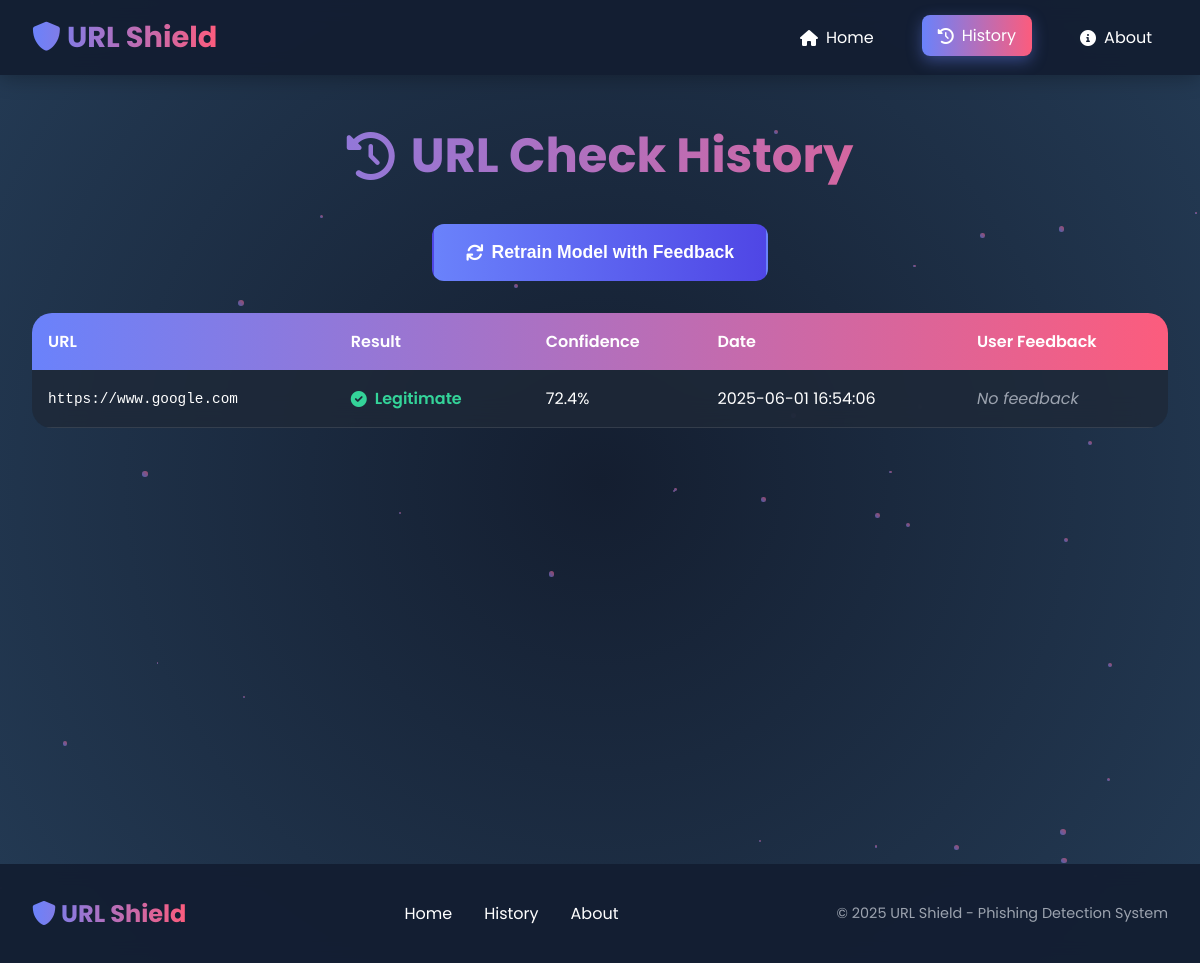
Before: /history with the older database file.
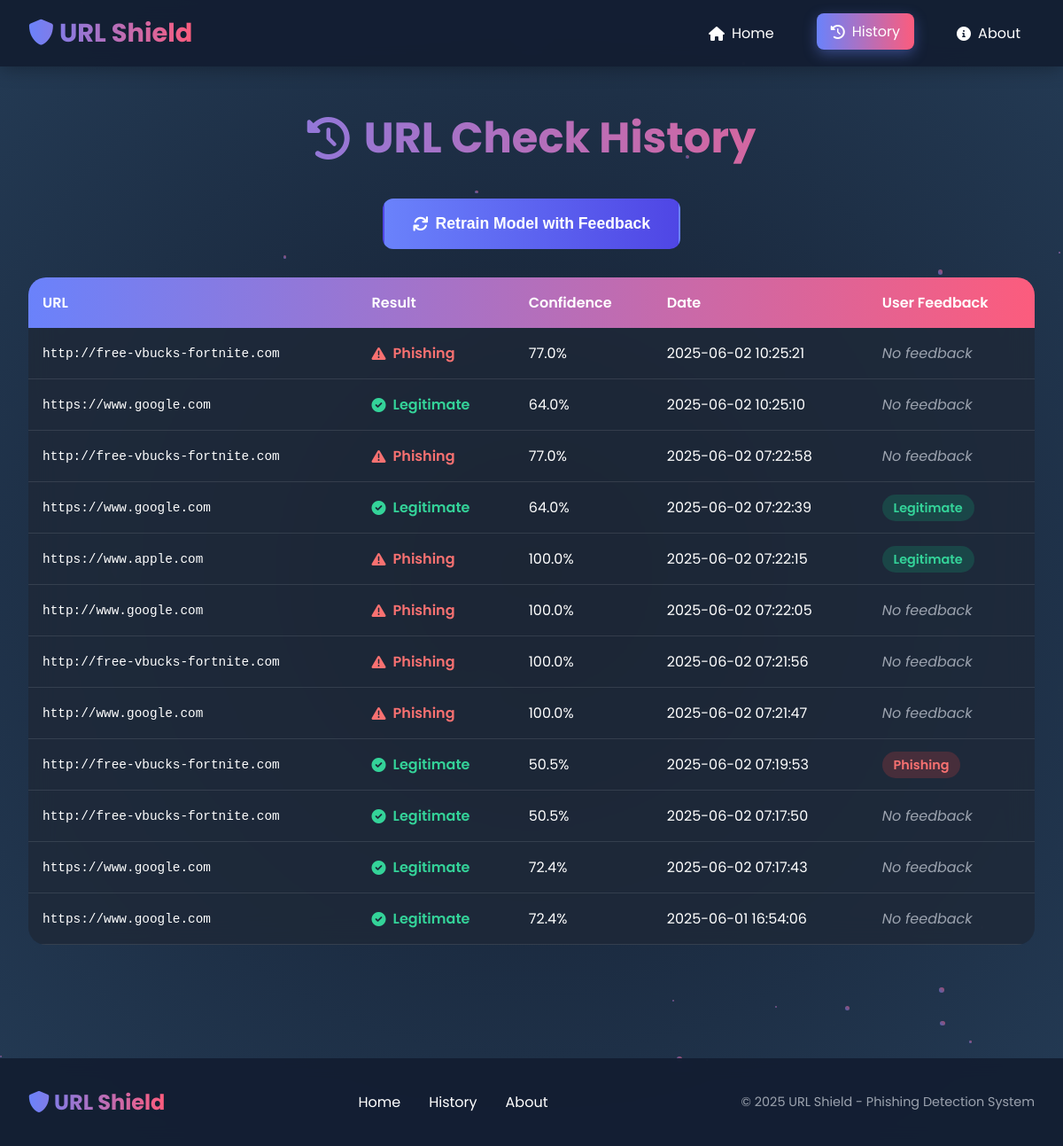
After: the same page with the newer database file.
### tables this page shows
CREATE TABLE url_checks (
            id INTEGER PRIMARY KEY AUTOINCREMENT,
            url TEXT NOT NULL,
            prediction TEXT NOT NULL,
            confidence REAL NOT NULL,
            check_date TIMESTAMP NOT NULL,
            user_feedback TEXT
        );

### app.py (the view)
@app.route("/history")
def history():
    conn = sqlite3.connect('phishing_history.db')
    cursor = conn.cursor()
    cursor.execute("""
        SELECT url, prediction, confidence, check_date, user_feedback
        FROM url_checks
        ORDER BY check_date DESC
    """)
    history = cursor.fetchall()
    conn.close()
    return render_template("history.html", history=history)

### templates/history.html (shortened to what this page needs)
<!DOCTYPE html>
<html lang="en">
<head>
    <link rel="stylesheet" href="https://cdnjs.cloudflare.com/ajax/libs/font-awesome/6.0.0-beta3/css/all.min.css">
    <link rel="stylesheet" href="/static/styles.css">
</head>
<body>
    <div class="background"></div>
    <div class="particles"></div>
    <header>
        <nav>
            <div class="logo">
                <i class="fas fa-shield-alt"></i> URL Shield
            </div>
            <ul>
                <li><a href="/"><i class="fas fa-home"></i> Home</a></li>
                <li><a href="/history" class="active"><i class="fas fa-history"></i> History</a></li>
                <li><a href="/#about"><i class="fas fa-info-circle"></i> About</a></li>
            </ul>
        </nav>
    </header>
    <div class="container">
        <section class="history-section">
            <h1><i class="fas fa-history"></i> URL Check History</h1>
            <div class="history-actions">
                <form action="/retrain" method="POST" id="retrainForm">
                    <button type="submit" class="btn btn-primary">
                        <i class="fas fa-sync"></i> Retrain Model with Feedback
                    </button>
                </form>
            </div>
            <div class="history-table">
                <table>
                    <thead>
                        <tr>
                            <th>URL</th>
                            <th>Result</th>
                            <th>Confidence</th>
                            <th>Date</th>
                            <th>User Feedback</th>
                        </tr>
                    </thead>
                    <tbody>
                        {% if history %}
                            {% for item in history %}
                            <tr>
                                <td class="url-cell">{{ item[0] }}</td>
                                <td class="result-cell {{ 'phishing' if item[1] == 'Phishing' else 'legitimate' }}">
                                    {% if item[1] == 'Phishing' %}
                                        <i class="fas fa-exclamation-triangle"></i>
                                    {% else %}
                                        <i class="fas fa-check-circle"></i>
                                    {% endif %}
                                    {{ item[1] }}
                                </td>
                                <td>{{ (item[2] * 100)|round(2) }}%</td>
                                <td>{{ item[3] }}</td>
                                <td>
                                    {% if item[4] %}
                                        <span class="feedback {{ 'phishing' if item[4] == 'Phishing' else 'legitimate' }}">
                                            {{ item[4] }}
                                        </span>
                                    {% else %}
                                        <span class="no-feedback">No feedback</span>
                                    {% endif %}
                                </td>
                            </tr>
                            {% endfor %}
                        {% else %}
                            <tr>
                                <td colspan="5" class="no-data">No history available</td>
                            </tr>
                        {% endif %}
                    </tbody>
                </table>
            </div>
        </section>
    </div>
    <footer>
        <div class="footer-content">
            <div class="footer-logo">
                <i class="fas fa-shield-alt"></i> URL Shield
            </div>
            <div class="footer-links">
                <a href="/">Home</a>
                <a href="/history">History</a>
                <a href="/#about">About</a>
            </div>
            <div class="footer-copyright">
                &copy; 2025 URL Shield - Phishing Detection System
            </div>
        </div>
    </footer>
</body>
</html>

### static/styles.css (style rules this page uses)
* { margin: 0; padding: 0; box-sizing: border-box; }
body { font-family: 'Poppins', sans-serif; color: white; overflow-x: hidden; min-height: 100vh; position: relative; }
.background { position: fixed; top: 0; left: 0; width: 100%; height: 100%; background: radial-gradient(circle at center, #141E30 0%, #243B55 100%); z-index: -2; }
.particles { position: fixed; top: 0; left: 0; width: 100%; height: 100%; overflow: hidden; z-index: -1; }
header { position: fixed; top: 0; left: 0; width: 100%; background: rgba(20, 30, 50, 0.95); backdrop-filter: blur(10px); z-index: 1000; padding: 0 2rem; box-shadow: 0 2px 20px rgba(0, 0, 0, 0.3); }
nav { display: flex; justify-content: space-between; align-items: center; padding: 1rem 0; max-width: 1200px; margin: 0 auto; }
.logo { font-size: 1.8rem; font-weight: 700; background: linear-gradient(90deg, #6A82FB, #FC5C7D); background-clip: text; -webkit-background-clip: text; color: transparent; }
nav ul { display: flex; list-style: none; gap: 2rem; }
nav ul li a { color: white; text-decoration: none; padding: 0.5rem 1rem; border-radius: 8px; transition: all 0.3s ease; display: flex; align-items: center; gap: 0.5rem; }
nav ul li a:hover, nav ul li a.active { background: linear-gradient(90deg, #6A82FB, #FC5C7D); transform: translateY(-2px); box-shadow: 0 5px 15px rgba(106, 130, 251, 0.4); }
.container { max-width: 1200px; margin: 0 auto; padding: 120px 2rem 2rem; min-height: 100vh; }
.analyze-btn, button, .btn { background: linear-gradient(90deg, #6A82FB, #FC5C7D); border: none; padding: 1rem 2rem; border-radius: 12px; font-size: 1.1rem; font-weight: 600; color: white; cursor: pointer; transition: all 0.3s ease; display: inline-flex; align-items: center; gap: 0.5rem; text-decoration: none; border: 2px solid transparent; }
.btn-primary { background: linear-gradient(90deg, #6A82FB, #4F46E5); }
.history-section h1 { text-align: center; font-size: 3rem; background: linear-gradient(90deg, #6A82FB, #FC5C7D); background-clip: text; -webkit-background-clip: text; color: transparent; margin-bottom: 2rem; display: flex; justify-content: center; align-items: center; gap: 1rem; }
.history-actions { margin: 2rem 0; text-align: center; }
.history-table { background: rgba(31, 41, 55, 0.8); border-radius: 20px; overflow: hidden; backdrop-filter: blur(15px); margin: 2rem 0; }
table { width: 100%; border-collapse: collapse; }
thead { background: linear-gradient(90deg, #6A82FB, #FC5C7D); }
th { padding: 1rem; text-align: left; font-weight: 600; color: white; }
tbody tr { border-bottom: 1px solid rgba(255, 255, 255, 0.1); transition: background-color 0.3s ease; }
td { padding: 1rem; vertical-align: middle; }
.url-cell { font-family: monospace; font-size: 0.9rem; max-width: 300px; word-break: break-all; }
.result-cell { font-weight: 600; display: flex; align-items: center; gap: 0.5rem; }
.result-cell.phishing { color: #F87171; }
.result-cell.legitimate { color: #34D399; }
.feedback { padding: 0.3rem 0.8rem; border-radius: 20px; font-size: 0.9rem; font-weight: 600; }
.feedback.phishing { background: rgba(239, 68, 68, 0.2); color: #F87171; }
.feedback.legitimate { background: rgba(16, 185, 129, 0.2); color: #34D399; }
.no-feedback { color: #9CA3AF; font-style: italic; }
footer { background: rgba(20, 30, 50, 0.95); padding: 2rem 0; margin-top: 4rem; backdrop-filter: blur(10px); }
.footer-content { max-width: 1200px; margin: 0 auto; padding: 0 2rem; display: flex; justify-content: space-between; align-items: center; flex-wrap: wrap; gap: 2rem; }
.footer-logo { font-size: 1.5rem; font-weight: 700; background: linear-gradient(90deg, #6A82FB, #FC5C7D); background-clip: text; -webkit-background-clip: text; color: transparent; }
.footer-links { display: flex; gap: 2rem; }
.footer-links a { color: white; text-decoration: none; transition: color 0.3s ease; }
.footer-copyright { color: #9CA3AF; font-size: 0.9rem; }
.result-section, .recent-section, .about-section, .history-section { animation: fadeIn 0.8s ease; }

Changed rows visible on the page:
added url_checks: url "http://free-vbucks-fortnite.com", prediction "Phishing", (item[2]*100)|round(2) "77.0", check_date "2025-06-02 10:25:21", shows "No feedback"
added url_checks: url "https://www.google.com", prediction "Legitimate", (item[2]*100)|round(2) "64.0", check_date "2025-06-02 10:25:10", shows "No feedback"
added url_checks: url "http://free-vbucks-fortnite.com", prediction "Phishing", (item[2]*100)|round(2) "77.0", check_date "2025-06-02 07:22:58", shows "No feedback"
added url_checks: url "https://www.google.com", prediction "Legitimate", (item[2]*100)|round(2) "64.0", check_date "2025-06-02 07:22:39", user_feedback "Legitimate"
added url_checks: url "https://www.apple.com", prediction "Phishing", (item[2]*100)|round(2) "100.0", check_date "2025-06-02 07:22:15", user_feedback "Legitimate"
added url_checks: url "http://www.google.com", prediction "Phishing", (item[2]*100)|round(2) "100.0", check_date "2025-06-02 07:22:05", shows "No feedback"
added url_checks: url "http://free-vbucks-fortnite.com", prediction "Phishing", (item[2]*100)|round(2) "100.0", check_date "2025-06-02 07:21:56", shows "No feedback"
added url_checks: url "http://www.google.com", prediction "Phishing", (item[2]*100)|round(2) "100.0", check_date "2025-06-02 07:21:47", shows "No feedback"
added url_checks: url "http://free-vbucks-fortnite.com", prediction "Legitimate", (item[2]*100)|round(2) "50.5", check_date "2025-06-02 07:19:53", user_feedback "Phishing"
added url_checks: url "http://free-vbucks-fortnite.com", prediction "Legitimate", (item[2]*100)|round(2) "50.5", check_date "2025-06-02 07:17:50", shows "No feedback"
added url_checks: url "https://www.google.com", prediction "Legitimate", (item[2]*100)|round(2) "72.4", check_date "2025-06-02 07:17:43", shows "No feedback"
